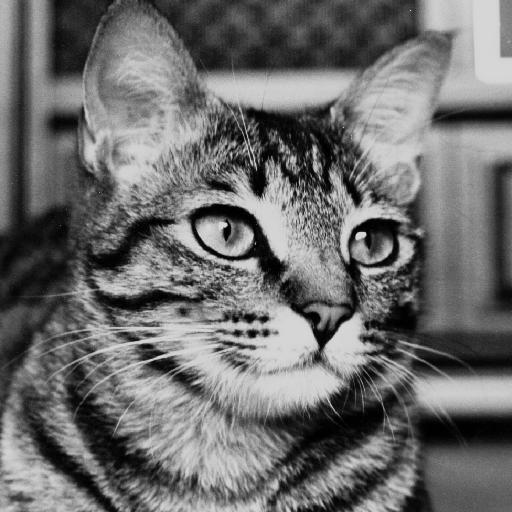
#> input picture cat.bmp, 512 x 512 px
$ python problem2b.py
#> lines starting #> are read from the running program, lines starting #| are printed output that depends on the picture
#brightenning dark sides of the image
import imageio.v2 as iio
import numpy as np
import matplotlib.pyplot as plt

img = iio.imread("cat.bmp")
#> img is the input picture: shape (512, 512); min 0, max 232, mean 108.9

img_normilized = img / 255.0
gamma = 0.5
gamma1 = 2
c = 1
size = 512
imgPowerLawWithNegGamma = [[0] * size for _ in range(size)]
imgInverseLog = [[0] * size for _ in range(size)]
imgPowerLawWithPosGamma = [[0] * size for _ in range(size)]

for i in range(size):
    for j in range(size):
        imgPowerLawWithNegGamma[i][j] = c * pow(img_normilized[i][j], gamma)
        imgPowerLawWithPosGamma[i][j] = c * pow(img_normilized[i][j], gamma1)
        imgInverseLog[i][j] = np.exp(img_normilized[i][j] / c)
#> after the loop, imgInverseLog = 512 items; imgPowerLawWithNegGamma = 512 items; imgPowerLawWithPosGamma = 512 items

plt.subplot(2,2,1)
plt.title("Original Image")
plt.imshow(img_normilized, cmap='grey')
plt.subplot(2,2,2)
plt.title("Using Power Law (Gamma < 1)")
plt.imshow(imgPowerLawWithNegGamma, cmap='grey')
plt.subplot(2,2,3)
plt.title("Using Power Law (Gamma > 1)")
plt.imshow(imgPowerLawWithPosGamma, cmap='grey')
plt.subplot(2,2,4)
plt.title("using Inverse logarithm")
plt.imshow(imgInverseLog, cmap='grey')
plt.show()
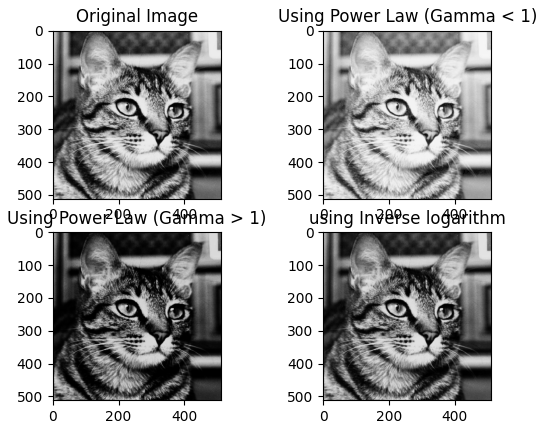
#> figure drawn by matplotlib, 4 panels
